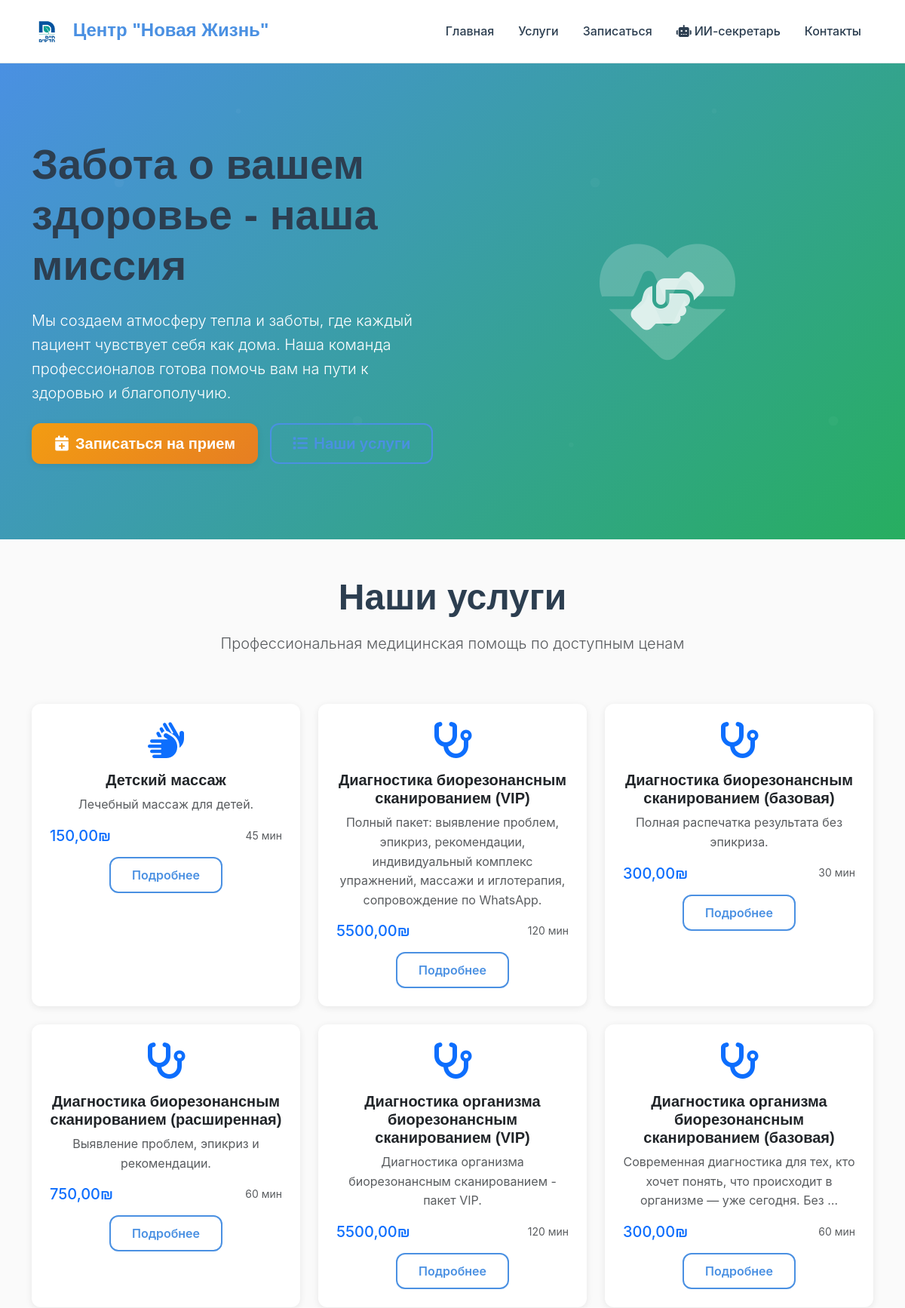
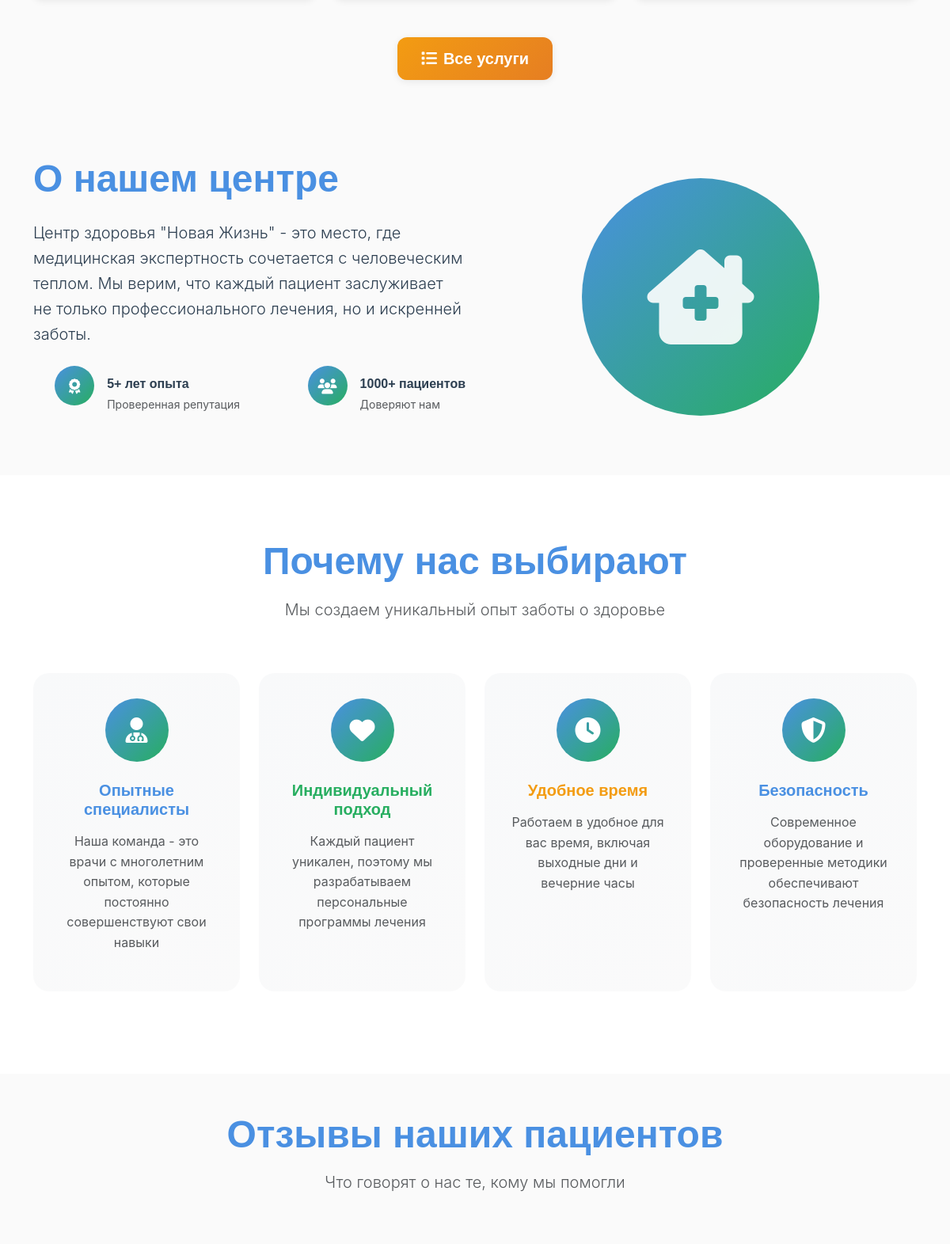
The page / (upper part) on the database its author committed (2 pictures, top to bottom).
### core/models.py (models this page shows, shortened)
class Service(models.Model):
    CATALOG_CHOICES = [
        ('A', 'Каталог А (Израиль)'),
        ('B', 'Каталог B (Заграница)'),
    ]
    name = models.CharField(max_length=200, verbose_name="Название услуги")
    description = models.TextField(verbose_name="Описание")
    price = models.DecimalField(max_digits=10, decimal_places=2, verbose_name="Цена")
    currency = models.CharField(max_length=3, default="₪", verbose_name="Валюта")
    duration = models.IntegerField(help_text="Длительность в минутах", verbose_name="Длительность")
    catalog = models.CharField(max_length=1, choices=CATALOG_CHOICES, default='A', verbose_name="Каталог")
    is_active = models.BooleanField(default=True, verbose_name="Активна")
    created_at = models.DateTimeField(auto_now_add=True, verbose_name="Дата создания")
    class Meta:
        verbose_name = "Услуга"
        verbose_name_plural = "Услуги"
        ordering = ['catalog', 'name']

### core/views.py (the view)
# urls.py: path('', views.home, name='home'),
def home(request):
    popular_services = Service.objects.filter(is_active=True, catalog='A')[:6]
    context = {
        'popular_services': popular_services,
    }
    return render(request, 'core/home.html', context)

### templates/core/home.html (shortened to what this page needs)
{% extends 'base.html' %}
{% block content %}
<section class="hero-section">
    <div class="container">
        <div class="row align-items-center">
            <div class="col-lg-6 fade-in-up">
                <h1 class="display-4 fw-bold mb-4">Забота о вашем здоровье - наша миссия</h1>
                <p class="lead mb-4">
                    Мы создаем атмосферу тепла и заботы, где каждый пациент чувствует себя как дома.
                    Наша команда профессионалов готова помочь вам на пути к здоровью и благополучию.
                </p>
                <div class="d-flex flex-column flex-sm-row gap-3">
                    <a href="{% url 'core:appointment_form' %}" class="btn btn-primary btn-lg">
                        <i class="fas fa-calendar-plus me-2"></i>Записаться на прием
                    </a>
                    <a href="{% url 'core:services' %}" class="btn btn-outline-primary btn-lg">
                        <i class="fas fa-list me-2"></i>Наши услуги
                    </a>
                </div>
            </div>
            <div class="col-lg-6 text-center">
                <div style="position: relative;">
                    <i class="fas fa-heartbeat text-white" style="font-size: 180px; opacity: 0.2;"></i>
                    <div style="position: absolute; top: 50%; left: 50%; transform: translate(-50%, -50%);">
                        <i class="fas fa-hands-helping text-white" style="font-size: 80px; opacity: 0.8;"></i>
                    </div>
                </div>
            </div>
        </div>
    </div>
</section>
<section class="py-5">
    <div class="container">
        <div class="row">
            <div class="col-12 text-center mb-5">
                <h2 class="display-5 fw-bold">Наши услуги</h2>
                <p class="lead text-muted">Профессиональная медицинская помощь по доступным ценам</p>
            </div>
        </div>
        <div class="row">
            {% for service in popular_services %}
            <div class="col-md-4 mb-4">
                <div class="card service-card h-100">
                    <div class="card-body text-center">
                        <div class="mb-3">
                            {% if 'массаж' in service.name.lower %}
                                <i class="fas fa-hands text-primary" style="font-size: 3rem;"></i>
                            {% elif 'консультация' in service.name.lower %}
                                <i class="fas fa-user-md text-primary" style="font-size: 3rem;"></i>
                            {% elif 'диагностика' in service.name.lower %}
                                <i class="fas fa-stethoscope text-primary" style="font-size: 3rem;"></i>
                            {% else %}
                                <i class="fas fa-medkit text-primary" style="font-size: 3rem;"></i>
                            {% endif %}
                        </div>
                        <h5 class="card-title">{{ service.name }}</h5>
                        <p class="card-text text-muted">{{ service.description|truncatewords:15 }}</p>
                        <div class="d-flex justify-content-between align-items-center">
                            <span class="h5 text-primary mb-0">{{ service.price }}{{ service.currency }}</span>
                            <small class="text-muted">{{ service.duration }} мин</small>
                        </div>
                        <a href="{% url 'core:service_detail' service.id %}" class="btn btn-outline-primary mt-3">
                            Подробнее
                        </a>
                    </div>
                </div>
            </div>
            {% endfor %}
        </div>
        <div class="text-center mt-4">
            <a href="{% url 'core:services' %}" class="btn btn-primary btn-lg">
                <i class="fas fa-list me-2"></i>Все услуги
            </a>
        </div>
    </div>
</section>
<section class="py-5 bg-cream">
    <div class="container">
        <div class="row align-items-center">
            <div class="col-lg-6 mb-4 mb-lg-0">
                <h2 class="display-5 fw-bold mb-4 text-primary-blue">О нашем центре</h2>
                <p class="lead mb-4">
                    Центр здоровья "Новая Жизнь" - это место, где медицинская экспертность сочетается с человеческим теплом.
                    Мы верим, что каждый пациент заслуживает не только профессионального лечения, но и искренней заботы.
                </p>
                <div class="row">
                    <div class="col-6 mb-3">
                        <div class="d-flex align-items-center">
                            <div class="advantage-icon me-3" style="width: 50px; height: 50px; font-size: 1.2rem;">
                                <i class="fas fa-award"></i>
                            </div>
                            <div>
                                <h6 class="mb-1">5+ лет опыта</h6>
                                <small class="text-muted">Проверенная репутация</small>
                            </div>
                        </div>
                    </div>
                    <div class="col-6 mb-3">
                        <div class="d-flex align-items-center">
                            <div class="advantage-icon me-3" style="width: 50px; height: 50px; font-size: 1.2rem;">
                                <i class="fas fa-users"></i>
                            </div>
                            <div>
                                <h6 class="mb-1">1000+ пациентов</h6>
                                <small class="text-muted">Доверяют нам</small>
                            </div>
                        </div>
                    </div>
                </div>
            </div>
            <div class="col-lg-6 text-center">
                <div class="position-relative">
                    <div class="bg-gradient-primary rounded-circle d-inline-flex align-items-center justify-content-center"
                         style="width: 300px; height: 300px;">
                        <i class="fas fa-clinic-medical text-white" style="font-size: 120px; opacity: 0.9;"></i>
                    </div>
                </div>
            </div>
        </div>
    </div>
</section>
<section class="advantages-section">
    <div class="container">
        <div class="row">
            <div class="col-12 text-center mb-5">
                <h2 class="display-5 fw-bold text-primary-blue">Почему нас выбирают</h2>
                <p class="lead text-muted">Мы создаем уникальный опыт заботы о здоровье</p>
            </div>
        </div>
        <div class="row">
            <div class="col-md-6 col-lg-3 mb-4">
                <div class="advantage-card">
                    <div class="advantage-icon">
                        <i class="fas fa-user-md"></i>
                    </div>
                    <h5 class="text-primary-blue">Опытные специалисты</h5>
                    <p class="text-muted">Наша команда - это врачи с многолетним опытом, которые постоянно совершенствуют свои навыки</p>
                </div>
            </div>
            <div class="col-md-6 col-lg-3 mb-4">
                <div class="advantage-card">
                    <div class="advantage-icon">
                        <i class="fas fa-heart"></i>
                    </div>
                    <h5 class="text-primary-green">Индивидуальный подход</h5>
                    <p class="text-muted">Каждый пациент уникален, поэтому мы разрабатываем персональные программы лечения</p>
                </div>
            </div>
            <div class="col-md-6 col-lg-3 mb-4">
                <div class="advantage-card">
                    <div class="advantage-icon">
                        <i class="fas fa-clock"></i>
                    </div>
                    <h5 class="text-accent-orange">Удобное время</h5>
                    <p class="text-muted">Работаем в удобное для вас время, включая выходные дни и вечерние часы</p>
                </div>
            </div>
            <div class="col-md-6 col-lg-3 mb-4">
                <div class="advantage-card">
                    <div class="advantage-icon">
                        <i class="fas fa-shield-alt"></i>
                    </div>
                    <h5 class="text-primary-blue">Безопасность</h5>
                    <p class="text-muted">Современное оборудование и проверенные методики обеспечивают безопасность лечения</p>
                </div>
            </div>
        </div>
    </div>
</section>
<section class="py-5 bg-cream">
    <div class="container">
        <div class="row">
            <div class="col-12 text-center mb-5">
                <h2 class="display-5 fw-bold text-primary-blue">Отзывы наших пациентов</h2>
                <p class="lead text-muted">Что говорят о нас те, кому мы помогли</p>
            </div>
        </div>
    </div>
</section>
{% endblock %}

### static/css/custom.css (style rules this page uses)
:root { --primary-blue: #4A90E2; --primary-green: #27AE60; --accent-orange: #F39C12; --background-cream: #FAFAFA; --text-dark: #2C3E50; --text-light: #7F8C8D; --white: #FFFFFF; --light-gray: #ECF0F1; --border-color: #E8E8E8; --gradient-primary: linear-gradient(135deg, var(--primary-blue) 0%, var(--primary-green) 100%); --gradient-warm: linear-gradient(135deg, var(--accent-orange) 0%, #E67E22 100%); --gradient-soft: linear-gradient(135deg, #F8F9FA 0%, var(--background-cream) 100%); --shadow-soft: 0 2px 10px rgba(0, 0, 0, 0.08); --shadow-medium: 0 4px 20px rgba(0, 0, 0, 0.12); --shadow-strong: 0 8px 30px rgba(0, 0, 0, 0.15); --radius-small: 8px; --radius-medium: 12px; --radius-large: 20px; --transition-fast: 0.2s ease; --transition-medium: 0.3s ease; --transition-slow: 0.5s ease; }
body { font-family: 'Inter', -apple-system, BlinkMacSystemFont, 'Segoe UI', sans-serif; background-color: var(--background-cream); color: var(--text-dark); line-height: 1.6; }
h1, h2, h3, h4, h5, h6 { font-family: 'Poppins', sans-serif; font-weight: 600; color: var(--text-dark); margin-bottom: 1rem; }
.hero-section { background: var(--gradient-primary); color: var(--white); padding: 100px 0; position: relative; overflow: hidden; }
.hero-section::before { content: ''; position: absolute; top: 0; left: 0; right: 0; bottom: 0; opacity: 0.3; }
.hero-section .container { position: relative; z-index: 2; }
.btn-primary { background: var(--gradient-warm); border: none; padding: 12px 30px; border-radius: var(--radius-medium); font-weight: 600; font-family: 'Poppins', sans-serif; box-shadow: var(--shadow-soft); transition: var(--transition-medium); }
.btn-outline-primary { border: 2px solid var(--primary-blue); color: var(--primary-blue); background: transparent; padding: 10px 28px; border-radius: var(--radius-medium); font-weight: 600; transition: var(--transition-medium); }
.service-card { background: var(--white); border: none; border-radius: var(--radius-large); box-shadow: var(--shadow-soft); transition: var(--transition-medium); overflow: hidden; height: 100%; }
.service-card .card-body { padding: 1.5rem; }
.advantages-section { background: var(--white); padding: 80px 0; }
.advantage-card { text-align: center; padding: 2rem; border-radius: var(--radius-large); background: var(--gradient-soft); height: 100%; transition: var(--transition-medium); }
.advantage-icon { width: 80px; height: 80px; background: var(--gradient-primary); border-radius: 50%; display: flex; align-items: center; justify-content: center; margin: 0 auto 1.5rem; color: var(--white); font-size: 2rem; }
.card { border: none; border-radius: var(--radius-medium); box-shadow: var(--shadow-soft); background: var(--white); }
.fade-in-up { animation: fadeInUp 0.6s ease-out; }
.text-primary-blue { color: var(--primary-blue) !important; }
.text-primary-green { color: var(--primary-green) !important; }
.text-accent-orange { color: var(--accent-orange) !important; }
.bg-cream { background-color: var(--background-cream) !important; }
.bg-gradient-primary { background: var(--gradient-primary) !important; }

### rows shown on the page
Service: name "Детский массаж", description "Лечебный массаж для детей.", price "150,00", currency "₪", duration "45"
Service: name "Диагностика биорезонансным сканированием (VIP)", description "Полный пакет: выявление проблем, эпикриз, рекомендации, индивидуальный комплекс упражнений, массажи и иглотерапия, сопровождение по WhatsApp.", price "5500,00", currency "₪", duration "120"
Service: name "Диагностика биорезонансным сканированием (базовая)", description "Полная распечатка результата без эпикриза.", price "300,00", currency "₪", duration "30"
Service: name "Диагностика биорезонансным сканированием (расширенная)", description "Выявление проблем, эпикриз и рекомендации.", price "750,00", currency "₪", duration "60"
Service: name "Диагностика организма биорезонансным сканированием (VIP)", description "Диагностика организма биорезонансным сканированием - пакет VIP.", price "5500,00", currency "₪", duration "120"
Service: name "Диагностика организма биорезонансным сканированием (базовая)", description "Современная диагностика для тех, кто хочет понять, что происходит в организме — уже сегодня. Без …", price "300,00", currency "₪", duration "60"
